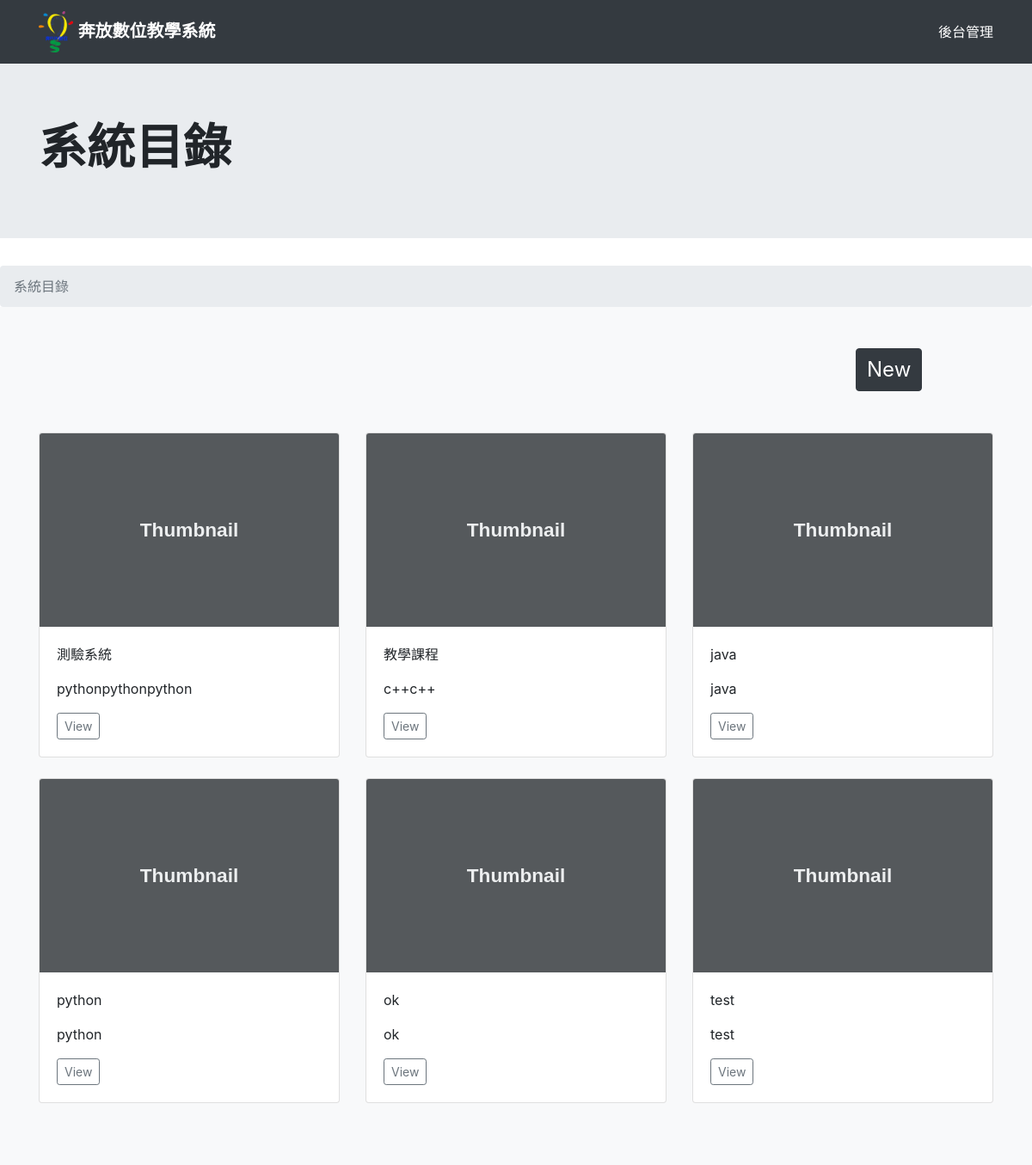
Before: /show_catalog/ with the older database file.
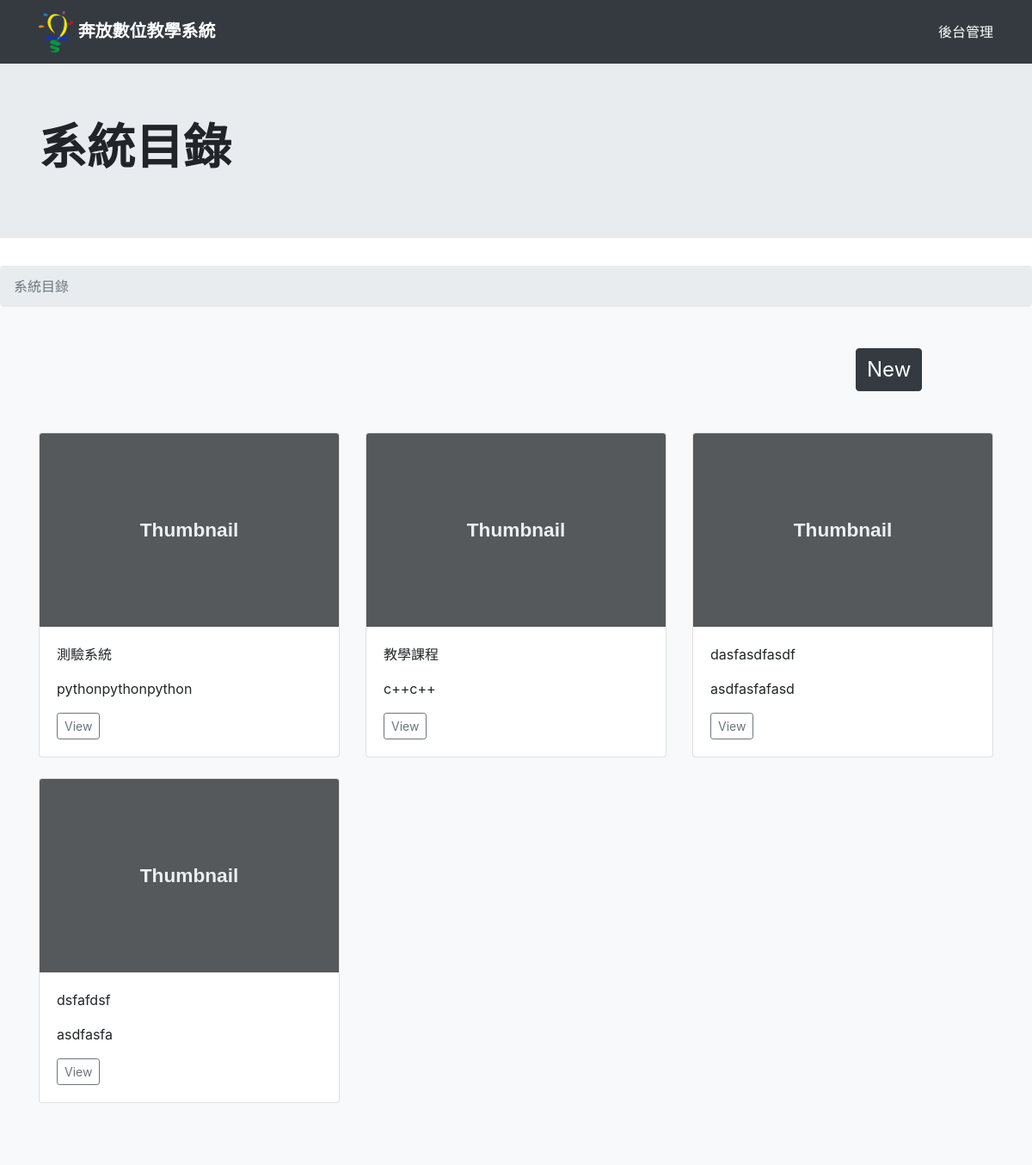
After: the same page with the newer database file.
### webApp/models.py (models this page shows)
class CourseCatalog(models.Model):
    CourseCatalogName = models.CharField(max_length=200)
    description = models.TextField(default="#", max_length=200)
    catalog_button = models.CharField(default="#", max_length=200)
    def __str__(self):
        return self.CourseCatalogName

### webApp/views.py (the view)
# urls.py: path("show_catalog/", views.showCatalog),
def showCatalog(request,courseName=""):
    allObject = CourseCatalog.objects.all()
    mylocals = dict(locals()) # 用來檢查request參數
    print(mylocals)
    return render(request, "showCatalog.html", locals())

### webApp/templates/showCatalog.html (shortened to what this page needs)
{% extends "base.html" %}
{% block content %}
<main role="main">
  <div class="jumbotron jumbotron-fluid">
    <div class="container">
      <h1 class="display-4" style="font-weight: bolder">系統目錄</h1>
    </div>
  </div>
  <nav aria-label="breadcrumb">
    <ol class="breadcrumb" style="margin: 0px;">
      <li class="breadcrumb-item active" aria-current="page">系統目錄</li>
    </ol>
  </nav>
  <div class="album py-5 bg-light">
    <div class="container">
      <div class="row justify-content-end mb-5">
        <div class="col-2">
          <button
            type="button"
            class="btn btn-dark"
            data-toggle="modal"
            data-target="#exampleModal"
            style="font-size: 24px" >
            New
          </button>
        </div>
      </div>
    <div class="row">
        {% for item in allObject %}
        <div class="col-md-4">
          <div class="card mb-4 box-shadow">
            <img
              class="card-img-top"
              data-src="holder.js/100px225?theme=thumb&amp;bg=55595c&amp;fg=eceeef&amp;text=Thumbnail"
              alt="Thumbnail [100%x225]"
              style="height: 225px; width: 100%; display: block"
              data-holder-rendered="true"
            />
            <div class="card-body">
              <p class="card-text" id="{{forloop.counter}}">{{ item.CourseCatalogName}}</p>
              <p class="card-text">{{ item.description}}</p>
              <div class="d-flex justify-content-between align-items-center">
                <div class="btn-group">
                  <button
                    type="button"
                    class="btn btn-sm btn-outline-secondary"
                    onclick="getViewId({{forloop.counter}})"
                    id="button{{forloop.counter}}"
                  >
                    View
                  </button>
                </div>
              </div>
            </div>
          </div>
        </div>
        {% endfor %}
      </div>
    </div>
  </div>
</main>
{% endblock %}

Changed rows visible on the page:
removed CourseCatalog: CourseCatalogName "java", description "java"
removed CourseCatalog: CourseCatalogName "python", description "python"
removed CourseCatalog: CourseCatalogName "ok", description "ok"
removed CourseCatalog: CourseCatalogName "test", description "test"
added CourseCatalog: CourseCatalogName "dasfasdfasdf", description "asdfasfafasd"
added CourseCatalog: CourseCatalogName "dsfafdsf", description "asdfasfa"
